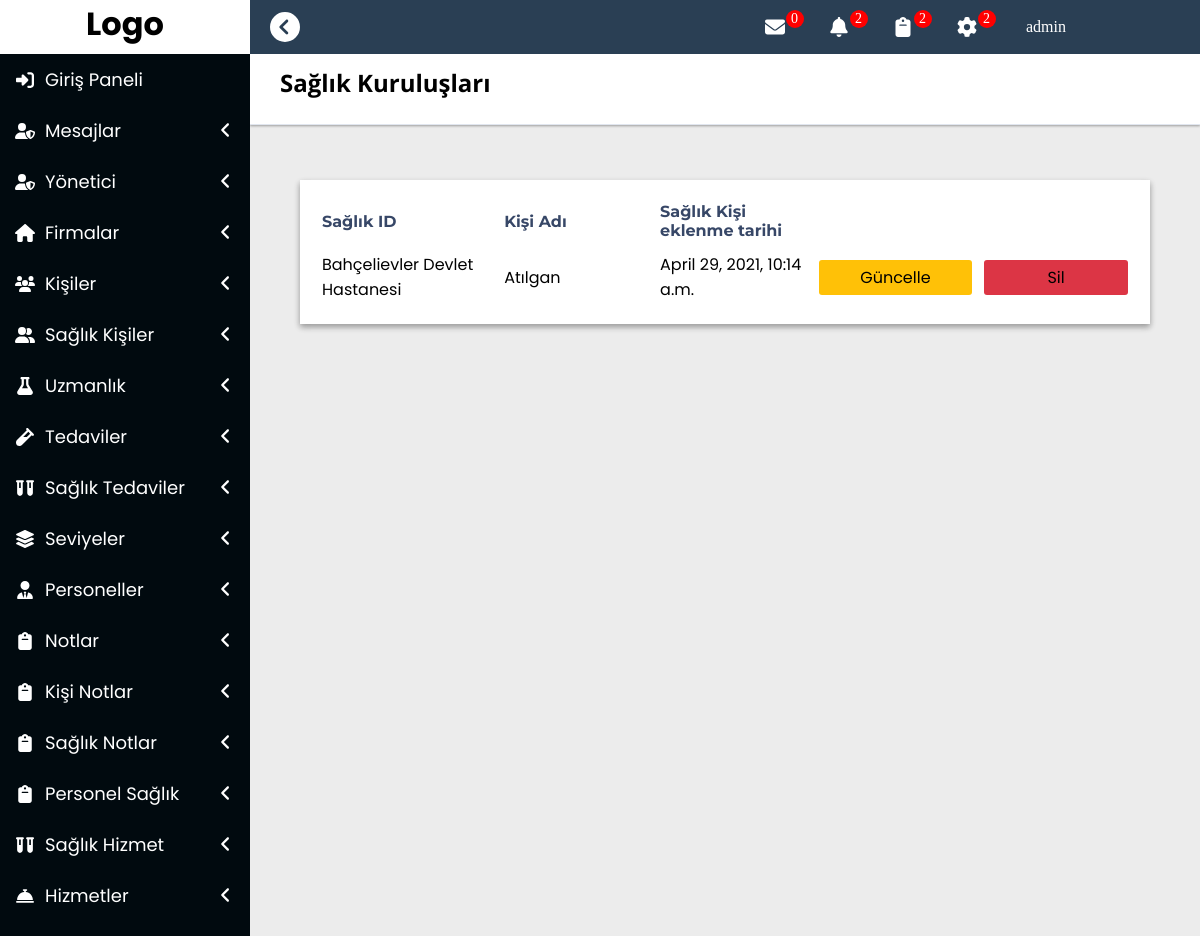
/saglikkisilerlistele/ (signed in), run on the app's committed database.
### base/models.py (models this page shows, shortened)
class SaglikKisiler(models.Model):
    saglikID = models.ForeignKey(SaglikKuruluslari,on_delete = models.CASCADE,related_name="SaglikKisilerSaglikID")
    kisiID = models.ForeignKey(Kisiler,on_delete = models.CASCADE,related_name="SaglikKisilerKisiID")
    eklenmeTarihi = models.DateTimeField(auto_now_add=True,verbose_name="Oluşturulma Tarihi")
    class Meta:
        ordering = ['-eklenmeTarihi']

class SaglikKuruluslari(models.Model):
    author = models.ForeignKey("auth.User",on_delete = models.CASCADE,verbose_name = "Ekleyen")
    kurulusAdi = models.CharField(max_length = 50,null=False,blank=False,verbose_name = "Kuruluş Adı")
    kurulusTuru =models.CharField(max_length=20,null=False,blank=False, choices=kurulusTurleri, verbose_name = "Kuruluş Türü")
    durum =models.CharField(max_length = 20,null=False,blank=False, choices=durumlar, verbose_name = "Durum")
    sehir = models.ForeignKey(Sehir,null=True, on_delete = models.CASCADE,related_name="SaglikKurulusSehir")
    ilce = models.ForeignKey(Ilce,null=True, on_delete = models.CASCADE,related_name="SaglikKurulusIlce")
    mahalle = models.ForeignKey(Mahalle,null=True, on_delete = models.CASCADE,related_name="SaglikKurulusMahalle")
    sokak = models.ForeignKey(Sokak,null=True, on_delete = models.CASCADE,related_name="SaglikKurulusSokak")
    cadde = models.ForeignKey(Cadde,null=True, on_delete = models.CASCADE,related_name="SaglikKurulusCadde")
    kapiNo = models.PositiveIntegerField(null=True,verbose_name = "Kapı No")
    tamAdres = models.CharField(max_length = 250,null=True,verbose_name = "Tam Adres")
    postaKodu = models.PositiveIntegerField(null=True,verbose_name = "Posta Kodu")
    enlem = models.FloatField(max_length = 50,null=False,blank=False,verbose_name = "Enlem")
    boylam = models.FloatField(max_length = 50,null=False,blank=False,verbose_name = "Boylam")
    telefon = models.PositiveIntegerField(null=False,blank=False,verbose_name = "Telefon")
    fax = models.PositiveIntegerField(verbose_name = "Fax")
    website = models.CharField(max_length = 50,verbose_name = "Website")
    mail = models.EmailField(max_length = 50,verbose_name = "Mail")
    doktorSayisi = models.PositiveIntegerField(verbose_name = "Doktor Sayısı")
    kisiUzaklik = models.FloatField(max_length = 500,null= True, verbose_name="Kişiye Olan Uzaklık")
    eklenmeTarihi = models.DateTimeField(auto_now_add=True,verbose_name="Oluşturulma Tarihi")
    def __str__(self):
        return self.kurulusAdi
    class Meta:
        ordering = ['-eklenmeTarihi']

class Kisiler(models.Model):
    ad = models.CharField(max_length = 50,null=False,blank=False,verbose_name = "Ad")
    soyad = models.CharField(max_length = 50,null=False,blank=False,verbose_name = "Soyad")
    gorev = models.CharField(max_length = 50,null=False,blank=False,verbose_name = "Gorev")
    telefon = models.PositiveIntegerField(null=False,blank=False,verbose_name = "Telefon")
    mail = models.EmailField(max_length = 50,null=False,blank=False,verbose_name = "E-mail")
    linkedin = models.CharField(max_length = 50,verbose_name = "LinkedIn")
    whatsapp = models.CharField(max_length = 50,verbose_name = "Whatsapp")
    instagram = models.CharField(max_length = 50,verbose_name = "Instagram")
    eklenmeTarihi = models.DateTimeField(auto_now_add=True,verbose_name="Oluşturulma Tarihi")
    def __str__(self):
        return self.ad
    class Meta:
        ordering = ['-eklenmeTarihi']

### base/views.py (the view)
# urls.py: path('saglikkisilerlistele/', views.saglikKisilerListele, name = "saglikKisilerListele"),
def saglikKisilerListele(request):
    mesajlar = Mesajlar.objects.filter(alıcı=request.user,okundu=False)
    mesajlarAdet = len(mesajlar)
    kisiler = SaglikKisiler.objects.all()
    context={
        "mesajlar":mesajlar,
        "mesajlarAdet":mesajlarAdet,
        "kisiler":kisiler
    }
    return render(request,"Listele/saglikkisiler.html",context)

### templates/Listele/saglikkisiler.html
{% extends "layout.html" %}
{% block body %}
<div class="ContentLayout">
    <div class="Pagination">
        <h1>Sağlık Kuruluşları</h1>
    </div>
    <div class="SubContent">
        <div class="tablo">
            <table>
                <thead>
                    <tr>
                        <td>Sağlık ID</td>
                        <td>Kişi Adı</td>
                        <td>Sağlık Kişi eklenme tarihi</td>
                    </tr>
                </thead>
                <tbody>
                    {% for kisi in kisiler %}
                    <tr>
                        <td>{{kisi.saglikID}}</td>
                        <td>{{kisi.kisiID}}</td>
                        <td>{{kisi.eklenmeTarihi}}</td>
                        <td><a href="{% url 'base:saglikKisilerDuzenle' kisi.id %}" class = "btn-update">Güncelle</a></td>
                        <td><a href="{% url 'base:saglikKisilerSil' kisi.id %}" class = "btn-delete">Sil</a> </td>
                    </tr>
                    {% endfor %}
                </tbody>
            </table>
        </div>
    </div>
</div>
{% endblock body %}

### templates/layout.html (shortened to what this page needs)
<!DOCTYPE html>
{% load static %}
<html lang="en">
<head>
    <link rel="stylesheet" href="{% static 'css/style.css' %}">
</head>
<body>
    <div id="Layout">
        <div id="SideMenu">
            <div id="Logo">
                <h1>Logo</h1>
            </div>
            <ul>
                <li class="treeview">
                    <a href="{% url 'user:login' %}">
                        <i class="fa fa-sign-in-alt"></i>
                        <span>Giriş Paneli</span>
                    </a>
                </li>
                <li class="treeview">
                    <a href="#">
                        <i class="fa fa-user-shield" ></i>
                        <span>Mesajlar</span>
                        <div class="pull-right">
                            <i class="fa fa-angle-left"></i>
                        </div>
                    </a>
                </li>
                <li class="treeview">
                    <a class="ignore-click"  href="#">
                        <i class="fa fa-user-shield"></i>
                        <span>Yönetici</span>
                        <div class="pull-right">
                            <i class="fa fa-angle-left"></i>
                        </div>
                    </a>
                </li>
                <li class="treeview">
                    <a href="#">
                        <i class="fa fa-home" ></i>
                        <span>Firmalar</span>
                        <div class="pull-right">
                            <i class="fa fa-angle-left"></i>
                        </div>
                    </a>
                </li>
                <li class="treeview">
                    <a class="ignore-click" href="#">
                        <i class="fa fa-users"></i>
                        <span>Kişiler</span>
                        <div class="pull-right">
                            <i class="fa fa-angle-left"></i>
                        </div>
                    </a>
                </li>
                <li class="treeview">
                    <a class="ignore-click" href="#">
                        <i class="fa fa-user-friends"></i>
                        <span>Sağlık Kişiler</span>
                        <div class="pull-right">
                            <i class="fa fa-angle-left"></i>
                        </div>
                    </a>
                </li>
                <li class="treeview">
                    <a class="ignore-click" href="#">
                        <i class="fa fa-flask"></i>
                        <span>Uzmanlık</span>
                        <div class="pull-right">
                            <i class="fa fa-angle-left"></i>
                        </div>
                    </a>
                </li>
                <li class="treeview">
                    <a class="ignore-click" href="#">
                        <i class="fa fa-vial"></i>
                        <span>Tedaviler</span>
                        <div class="pull-right">
                            <i class="fa fa-angle-left"></i>
                        </div>
                    </a>
                </li>
                <li  class="treeview">
                    <a class="ignore-click" href="#">
                        <i class="fa fa-vials"></i>
                        <span>Sağlık Tedaviler</span>
                        <div class="pull-right">
                            <i class="fa fa-angle-left"></i>
                        </div>
                    </a>
                </li>
                <li class="treeview">
                    <a class="ignore-click" href="#">
                        <i class="fa fa-layer-group"></i>
                        <span>Seviyeler</span>
                        <div class="pull-right">
                            <i class="fa fa-angle-left"></i>
                        </div>
                    </a>
                </li>
                <li class="treeview">
                    <a class="ignore-click" href="#">
                        <i class="fa fa-user-tie"></i>
                        <span>Personeller</span>
                        <div class="pull-right">
                            <i class="fa fa-angle-left"></i>
                        </div>
                    </a>
                </li>
                <li class="treeview">
                    <a class="ignore-click" href="#">
                        <i class="fa fa-clipboard"></i>
                        <span>Notlar</span>
                        <div class="pull-right">
                            <i class="fa fa-angle-left"></i>
                        </div>
                    </a>
                </li>
                <li class="treeview">
                    <a class="ignore-click" href="#">
                        <i class="fa fa-clipboard"></i>
                        <span>Kişi Notlar</span>
                        <div class="pull-right">
                            <i class="fa fa-angle-left"></i>
                        </div>
                    </a>
                </li>
                <li class="treeview">
                    <a class="ignore-click" href="#">
                        <i class="fa fa-clipboard"></i>
                        <span>Sağlık Notlar</span>
                        <div class="pull-right">
                            <i class="fa fa-angle-left"></i>
                        </div>
                    </a>
                </li>
                <li class="treeview">
                    <a class="ignore-click" href="#">
                        <i class="fa fa-clipboard"></i>
                        <span>Personel Sağlık</span>
                        <div class="pull-right">
                            <i class="fa fa-angle-left"></i>
                        </div>
                    </a>
                </li>
                <li class="treeview">
                    <a class="ignore-click" href="#">
                        <i class="fa fa-vials"></i>
                        <span>Sağlık Hizmet</span>
                        <div class="pull-right">
                            <i class="fa fa-angle-left"></i>
                        </div>
                    </a>
                </li>
                <li class="treeview">
                    <a class="ignore-click" href="#">
                        <i class="fa fa-concierge-bell"></i>
                        <span>Hizmetler</span>
                        <div class="pull-right">
                            <i class="fa fa-angle-left"></i>
                        </div>
                    </a>
                </li>
            </ul>
        </div>
        <main id="MainSide">
            <div id="TopMenu">
                <p id="HideSideNav"><i style="height: 30px;width: 30px;" class="fa fa-chevron-circle-left"></i></p>
                <ul>
                    <li style="margin-left: 15px;"><a href="">{{request.user.username}}</a></li>
                    <li><a href="#"><i style="height: 20px;width: 20px;" class="fa fa-cog"></i><span>2</span></a>
                    </li>
                    <li><a href="#"><i style="height: 20px;width: 20px;" class="fa fa-clipboard"></i><span>2</span></a>
                    </li>
                    <li><a href="#"><i style="height: 20px;width: 20px;" class="fa fa-bell"></i><span>2</span></a>
                    </li>
                    <li><a href="#"><i style="height: 20px;width: 20px;" class="fa fa-envelope"></i><span>{{mesajlarAdet}}</span></a>
                    </li>
                </ul>
            </div>
            <div id="Content">
                {% block body %}
                {% endblock body %}
            </div>
        </main>
    </div>
</body>
</html>

### static/css/style.css (style rules this page uses)
* { padding: 0px; margin: 0px; box-sizing: border-box; }
ul { list-style: none; }
a { text-decoration: none; color: white; }
#Layout { display: flex; max-width: 100vw; min-height: 100vh; overflow-x: hidden; }
#SideMenu { width: 250px; min-height: 100vh; background-color: #010A0F; }
#Logo { height: 54px; background-color: rgb(255, 255, 255); font-family: 'Poppins', sans-serif; text-align: center; }
#SideMenu > ul { list-style: none; width: 100%; margin-bottom: 150px; }
#SideMenu > ul > li { width: 100%; color: white; font-family: 'Poppins', sans-serif; }
#SideMenu > ul > li > a { font-size: 18px; display: flex; align-items: center; width: 100%; position: relative; padding: 12px 5px 12px 15px; }
#SideMenu > ul > li > a > svg { width: 20px; margin-right: 10px; }
#SideMenu > ul .pull-right { width: 20px; position: absolute; right: 10px; }
#MainSide { width: calc(100% - 250px); overflow-x: hidden; }
#TopMenu { width: calc(100vw - 250px); height: 54px; position: relative; padding: 0px 20px; display: flex; align-items: center; z-index: 99; background-color: #2A3F54; }
#TopMenu > p { height: 30px; width: 30px; color: white; }
#TopMenu > ul { list-style: none; position: absolute; right: 120px; min-width: 350px; height: 100%; }
#TopMenu > ul > li { float: right; width: 54px; height: 100%; margin-left: 10px; }
#TopMenu > ul > li > a { position: relative; height: 100%; width: 100%; display: flex; align-items: center; }
#TopMenu > ul > li > a > span { position: absolute; font-size: 14px; top: 10px; right: 15px; line-height: 3px; padding: 7px 5px; border-radius: 50em; height: 18px; width: 18px; background-color: red; }
#Content { position: relative; min-width: calc(100vw - 250px); min-height: 1071px; max-width: 100vw; background-color: #ECECEC; font-family: 'Poppins', sans-serif; }
.SubContent { min-height: 995px; height: 100%; padding: 50px; overflow-y: scroll; }
.tablo { margin-bottom: 25px; box-shadow: 0 3px 6px rgb(0 0 0 / 16%), 0 3px 6px rgb(0 0 0 / 23%); background-color: #fff; overflow-y: hidden; overflow-x: scroll; }
.tablo > table { padding: 15px; }
.tablo > table > thead { font-family: 'Montserrat', sans-serif; font-weight: 700; color: #374767; }
.tablo td { width: 10%; padding: 5px; overflow: hidden; text-overflow: ellipsis; }
.tablo tbody > tr { border-bottom: lightgrey solid 1px; }
.tablo tbody > tr > td > a { color: black; }
a.btn-update { display: inline-block; min-width: 100%; padding: 5px; color: black; background-color: #FFC107; border-radius: 3px; text-align: center; }
a.btn-delete { display: inline-block; min-width: 100%; padding: 5px; color: black; background-color: #DC3545; border-radius: 3px; text-align: center; }
.ContentLayout { min-height: 1071px; }
.Pagination { font-family: 'Open Sans', sans-serif; width: 100%; height: 71px; background-color: white; padding: 12px 30px; border-bottom: 1px solid #e1e6ef; margin-bottom: 0px; box-shadow: 0 1px 3px rgba(0, 0, 0, 0.12), 0 1px 2px rgba(0, 0, 0, 0.24); margin-bottom: 5px; }
.Pagination > h1 { font-size: 24px; color:black; background: #fff; text-shadow: none; }

### data on the page
SaglikKisiler: saglikID "Bahçelievler Devlet Hastanesi", kisiID "Atılgan", eklenmeTarihi "April 29, 2021, 10:14 a.m."

### other printed values
{{ request.user.username }} "admin"
{{ mesajlarAdet }} "0"
